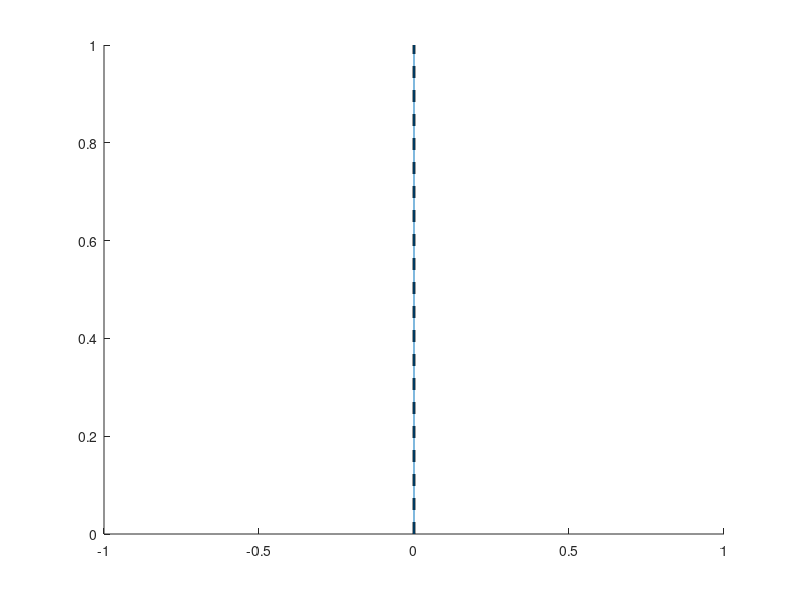

This chart was generated by the following MATLAB code: (Note: this script raises an error after producing the figure.)
clear all; clc;
%constants
E = 200e9;
A = 0.04;

%input vectors
position = [1,0,0; 2,0,1; 3,0.5,0.5; 4,1,0; 5,1,1; 6,1.5,0.5; 7,2,0; 8,2,1; 9,2.5,0.5; 10,3,0; 11,3,1];
L = [1; 1; 1; 1; 1; 1; 1; 1; 1; 1; sqrt(2)/2; sqrt(2)/2; sqrt(2)/2; sqrt(2)/2; sqrt(2)/2;...
    sqrt(2)/2; sqrt(2)/2; sqrt(2)/2; sqrt(2)/2; sqrt(2)/2; sqrt(2)/2; sqrt(2)/2];
intconnmat = [1,1,2; 2,4,5; 3,7,8; 4,10,11; 5,1,4; 6,4,7; 7,7,10; 8,2,5; 9,5,8; 10,8,11; 11,1,3;...
        12,3,5; 13,4,6; 14,6,8; 15,7,9; 16,9,11; 17,2,3; 18,3,4; 19,5,6; 20,6,7; 21,8,9; 22,9,10;];
theta = [90; 90; 90; 90; 0; 0; 0; 0; 0; 0; 45; 45; 45; 45; 45; 45; -45; -45; -45; -45; -45; -45];
force = [1; 1; 1; 1; 0; 0; 0; -3000; 0; 0; 0; 0; 0; -3000; 0; 0; 0; 0; 0; -3000; 0; 0;];
glbstiffmat = zeros(size(position,1)*2);
% %creating the global stiffness matrix
 for i=1:length(L)
     l = cos(theta(i));
     m = sin(theta(i));
     n1 = 2*intconnmat(i,2)-1; %first node of element
     n2 = 2*intconnmat(i,3)-1; %second node of element
     locstiffmat = (1/L(i))*[l^2, l*m, -l^2, -l*m; l*m, m^2, -l*m, -m^2; -l^2, -l*m, l^2, l*m; -l*m,...
         -m^2, l*m, m^2]; %elemental stiffness matrix
     %adding the elemental stiffness matrix values to the global
     %stiffness matrix
     %row 1 of local stiffness matrix added
     glbstiffmat(n1,n1) = glbstiffmat(n1,n1)+locstiffmat(1,1); % u-disp first node
     glbstiffmat(n1,n1+1) = glbstiffmat(n1,n1+1)+locstiffmat(1,2); % v-disp first node
     glbstiffmat(n1,n2) = glbstiffmat(n1,n2)+locstiffmat(1,3); %u-disp second node
     glbstiffmat(n1,n2+1) = glbstiffmat(n1,n2+1)+locstiffmat(1,4); %v- disp second node
     
     %row 2 of local stiffness matrix added
     glbstiffmat(n1+1,n1) = glbstiffmat(n1+1,n1)+locstiffmat(2,1);
     glbstiffmat(n1+1,n1+1)= glbstiffmat(n1+1,n1+1)+locstiffmat(2,2);
     glbstiffmat(n1+1,n2) = glbstiffmat(n1+1,n2)+locstiffmat(2,3);
     glbstiffmat(n1+1,n2+1) = glbstiffmat(n1+1,n2+1)+locstiffmat(2,4);
     
     %row 3 of local stiffness matrix added
     glbstiffmat(n2,n1) = glbstiffmat(n2,n1)+locstiffmat(3,1);
     glbstiffmat(n2,n1+1)= glbstiffmat(n2,n1+1)+locstiffmat(3,2);
     glbstiffmat(n2,n2) = glbstiffmat(n2,n2)+locstiffmat(3,3);
     glbstiffmat(n2,n2+1) = glbstiffmat(n2,n2+1)+locstiffmat(3,4);
     
     %row 4 of local stiffness matrix added
     glbstiffmat(n2+1,n1) = glbstiffmat(n2+1,n1)+locstiffmat(4,1);
     glbstiffmat(n2+1,n1+1)= glbstiffmat(n2+1,n1+1)+locstiffmat(4,2);
     glbstiffmat(n2+1,n2) = glbstiffmat(n2+1,n2)+locstiffmat(4,3);
     glbstiffmat(n2+1,n2+1) = glbstiffmat(n2+1,n2+1)+locstiffmat(4,4);
 end
 
 glbstiffmat = E*A*glbstiffmat;
 displacement = zeros(size(position,1)*2,1);
 reducedgsm = glbstiffmat(5:end,5:end); %reducing the equation
 displacement(5:end,1) = reducedgsm^(-1)*force(5:end);
 force2 = glbstiffmat*displacement;
 
 for i=1:2:size(displacement,1)
     j=(i+1)/2;
    positionnew(j,2) = position(j,2)+displacement(i,1)*1e+5;
    positionnew(j,3) = position(j,3)+displacement(i+1,1)*1e+5;
 end
 
 figure(1); clf;
 hold on;
 for i=1:size(intconnmat,1)
     n1 = intconnmat(i,2); %first node of element
     n2 = intconnmat(i,3); %second node of element
     linevec = [position(n1,2),position(n1,3); position(n2,2), position(n2,3)];
     linevec2 = [positionnew(n1,2),positionnew(n1,3); positionnew(n2,2), positionnew(n2,3)];
     elemdisp(i) = sqrt((displacement(n1)*1e+5-displacement(n2)*1e+5)^2+(displacement(n1+1)*1e+5-displacement(n2+1)*1e+5)^2);
     elemstress(i) = sqrt((force2(n1)-force2(n2))^2+(force2(n1+1)-force2(n2+1))^2);
     colour = [1 0 elemdisp(i)*2.87];
     plot(linevec(:,1),linevec(:,2),'--k','LineWidth',2);
     p = plot(linevec2(:,1),linevec2(:,2),'-');
     p.Color = colour;
     p.LineWidth = 5;
 end
  xlim([-0 4]);
  ylim([-1 2]);
  title('Prototype 1: Undeformed and Deformed shapes, scaling factor 1e+5');
  xlabel('x');
  ylabel('y');
  axis equal
  
  fprintf('Nodal Displacements:\nMaximum nodal displacement in y: %.1d m\n', max(displacement(2:2:end)));
  fprintf('Minimum nodal displacement in y: %.3d m\n', min(displacement(2:2:end)));
  fprintf('Maximum nodal displacement in x: %.3d m\n', max(displacement(1:2:end)));
  fprintf('Minimum nodal displacement in x: %.3d m\n\n', min(displacement(1:2:end)));
  fprintf('Nodal Reaction Forces:\nNode 1: Reaction forces in x: %.d N\n', force2(1));
  fprintf('Node 1: Reaction forces in y: %.3d N\n', force2(2));
  fprintf('Node 2: Reaction forces in x: %.3d N\n', force2(3));
  fprintf('Node 2: Reaction forces in y: %.3d N\n\n', force2(4));
  
  fprintf('Elemental Stresses:\n');
for i=1:length(elemstress)
  fprintf('Element %i stress: %.3d N\n',i,elemstress(i));
end

  fprintf('Maximum elemental stress: %.3d N\n', max(elemstress));
  fprintf('Minimum elemental stress: %.3d N\n', min(elemstress));

  fprintf('\nElemental Strains:\n');
for i=1:length(elemstress)
  fprintf('Element %i strain: %.3d m/m\n',i,elemstress(i)/E);
end

fprintf('Maximum elemental strain: %.3d m\n', max(elemstress/E));
fprintf('Minimum elemental strain: %.3d m\n', min(elemstress/E));

  
     
 